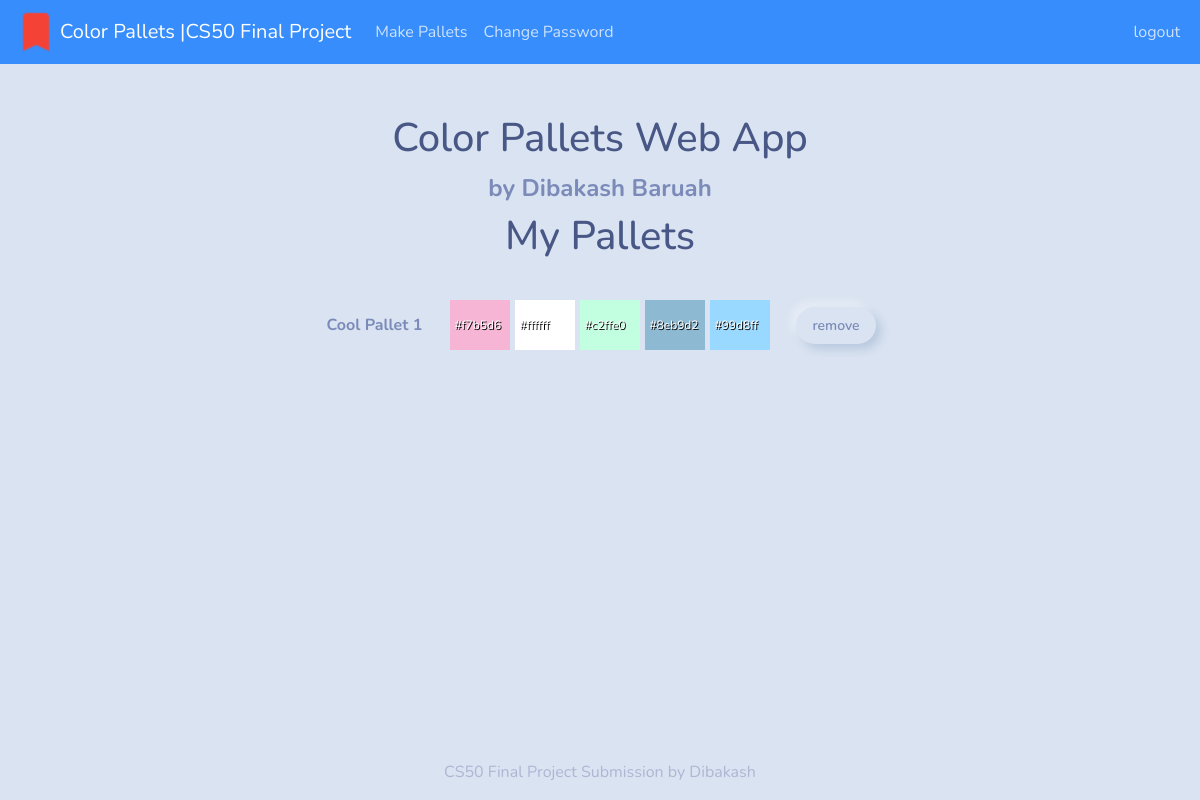
/ (signed in), run on the app's committed database.
### tables this page shows
CREATE TABLE colors(id INTEGER NOT NULL, user_id INTEGER NOT NULL, pallet_name text NOT NULL, clr1 TEXT NOT NULL, clr2 TEXT NOT NULL,  clr3 TEXT NOT NULL,  clr4 TEXT NOT NULL,  clr5 TEXT NOT NULL,  PRIMARY KEY(id), FOREIGN KEY(user_id) REFERENCES users(id));

### app/__init__.py (the view)
    @app.route("/", methods=["GET", "POST"])
    @login_required
    def index():
        if request.method == "POST":
            pallet_id = request.form.get("pallet_id")
            db.execute("DELETE FROM colors WHERE id = ?", pallet_id)
            return redirect("/")
        colors = db.execute("SELECT * FROM colors WHERE user_id=?", session["user_id"])
        return render_template("index.html", colors=colors)

### app/templates/index.html (shortened to what this page needs)
{% extends "layout.html" %}
{% block main %}
<div class="container text-center custom-heading">
    <h1>Color Pallets Web App</h1>
    <b>by Dibakash Baruah</b>
</div>
<h1 class="text-center custom-margin-top custom-margin-bottom">My Pallets</h1>
<div class="custom-container ">
    {% for pallet in colors %}
    <form class="pallet" action="/" method="post">
        <b>{{pallet.pallet_name}}</b>
        <div>
            <span data-clr="{{pallet.clr1}}">{{pallet.clr1}}</span>
            <span data-clr="{{pallet.clr2}}">{{pallet.clr2}}</span>
            <span data-clr="{{pallet.clr3}}">{{pallet.clr3}}</span>
            <span data-clr="{{pallet.clr4}}">{{pallet.clr4}}</span>
            <span data-clr="{{pallet.clr5}}">{{pallet.clr5}}</span>
        </div>
        <button type="submit" class="btn btn-sm btn-light">remove</button>
    </form>
    {% endfor %}
</div>
{% endblock %}

### app/static/style.css (style rules this page uses)
body { display: grid; grid-template-rows: auto 1fr auto; min-height: 100vh; }
.custom-margin-top { margin-top: 1em; }
.custom-margin-bottom { margin-bottom: 1em; }
.custom-container { display: grid; gap: 1rem; text-align: center; justify-content: center; }
.pallet { display: flex; flex-wrap: wrap; justify-content: center; align-items: center; margin: auto; gap: 10px; }
.pallet b { width: 100px; }
.pallet div { display: flex; gap: 5px; min-width: 300px; margin-left: 1rem; margin-right: 1rem; }
.pallet div > span { height: 50px; font-size: 12px; padding: 0 4px; display: flex; align-items: center; background-color: aquamarine; margin: 0 !important; position: relative; width: 60px; color: white; text-shadow: 1px 1px 0 black; }
.pallet button.btn-sm { padding: 0.5rem 1rem; }
.custom-heading { margin-top: 50px; margin-bottom: -50px; }
.custom-heading b { font-size: 24px; }

### data on the page
colors: pallet_name "Cool Pallet 1", clr1 "#f7b5d6", clr2 "#ffffff", clr3 "#c2ffe0", clr4 "#8eb9d2", clr5 "#99d8ff"
